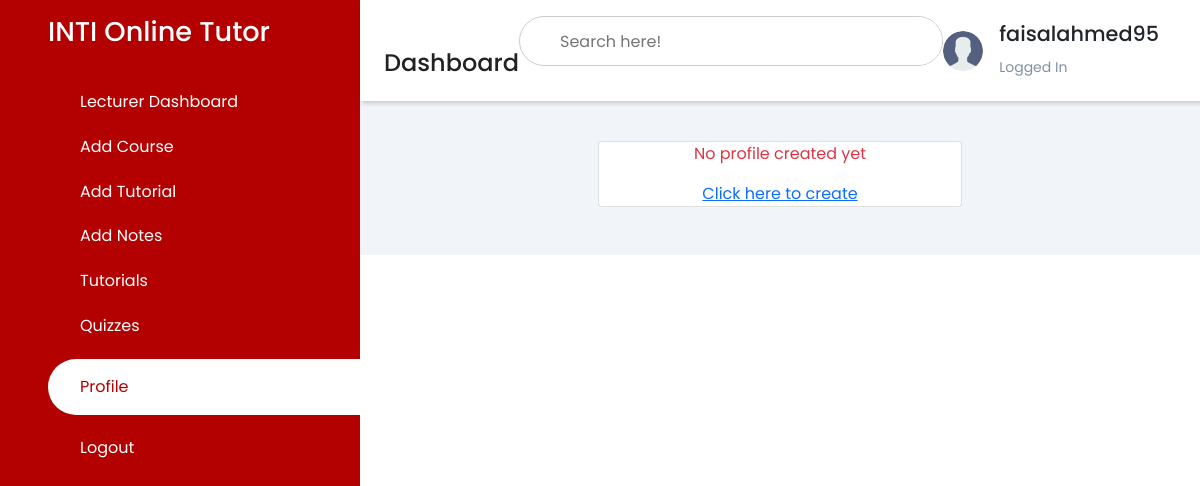
The page /lecturer_profile/ (signed in) on the database as committed earlier.
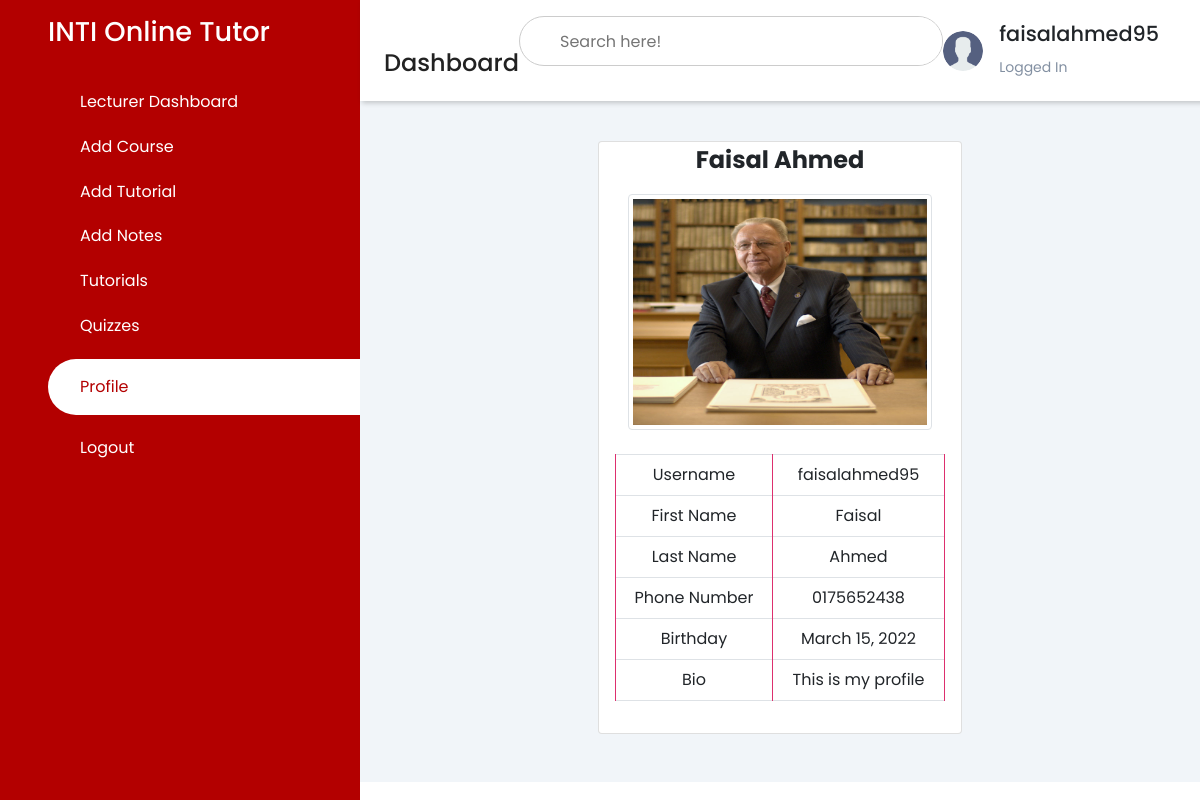
The same page on the database as committed later.
### pages/models.py (models this page shows, shortened)
class User(AbstractUser):
    is_student = models.BooleanField(default=False)
    is_lecturer = models.BooleanField(default=False)
    is_admin = models.BooleanField(default=False)

class Profile(models.Model):
    user = models.OneToOneField(User, on_delete=models.CASCADE)
    profile_pic = models.ImageField(upload_to='', default='no-img.jpg', blank=True)
    first_name = models.CharField(max_length=255, default='')
    last_name = models.CharField(max_length=255, default='')
    email = models.EmailField(default='none@email.com')
    contact = models.CharField(max_length=255, blank=True, null=True)
    dob = models.DateField(default='24-06-1997')
    bio = models.TextField(default='')

### pages/views.py (the view)
# urls.py: path('lecturer_profile/', lecturer_user_profile, name="lecturer_profile"),
def lecturer_user_profile(request):
    current_user = request.user
    user_id = current_user.id
    users = Profile.objects.filter(user_id=user_id)
    users = {'users': users}
    return render(request, 'dashboard/lecturer/view_profile.html', users)

### templates/dashboard/lecturer/view_profile.html (shortened to what this page needs)
<!DOCTYPE html>
<html lang="en">
<head>
    {% load static %}
    <link rel="stylesheet" href="https://maxst.icons8.com/vue-static/landings/line-awesome/line-awesome/1.3.0/css/line-awesome.min.css">
    <link rel="stylesheet" href="https://maxst.icons8.com/vue-static/landings/line-awesome/font-awesome-line-awesome/css/all.min.css">
    <link href="https://cdn.jsdelivr.net/npm/bootstrap@5.1.3/dist/css/bootstrap.min.css" rel="stylesheet">
    <link rel="stylesheet" href="{% static 'css/style.css' %}">
</head>
<body>
    <div class="sidebar">
        <div class="sidebar-brand">
            <h2>INTI Online Tutor</h2>
        </div>
        <div class="sidebar-menu">
            <ul>
                <li>
                    <a href="{% url 'lecturer_dashboard' %}"><span class="las la-home"></span>
                    <span>Lecturer Dashboard</span></a>
                </li>
                <li>
                    <a href="{% url 'add_course' %}"><span class="las la-plus"></span>
                    <span>Add Course</span></a>
                </li>
                <li>
                    <a href="{% url 'add_tutorial' %}"><span class="las la-plus"></span>
                    <span>Add Tutorial</span></a>
                </li>
                <li>
                    <a href="{% url 'add_notes' %}"><span class="las la-plus"></span>
                    <span>Add Notes</span></a>
                </li>
                <li>
                    <a href="{% url 'list_tutorial' %}"><span class="las la-book"></span>
                    <span>Tutorials</span></a>
                </li>
                <li>
                    <a href="{% url 'list_quiz' %}"><span class="las la-certificate"></span>
                    <span>Quizzes</span></a>
                </li>
                <li>
                    <a href="{% url 'lecturer_profile' %}" class="active"><span class="las la-fingerprint"></span>
                    <span>Profile</span></a>
                </li>
                <li>
                    <a href="{% url 'logout' %}"><span class="las la-key"></span>
                    <span>Logout</span></a>
                </li>
            </ul>
        </div>
    </div>
    <div class="main-content">
        <header>
            <div class="header-title">
                <h2>
                    <label for="">
                    <span class="las la-bars"></span>
                </label>
                    Dashboard
                </h2>
            </div>
            <div class="search-wrapper">
                <input type="search" placeholder="Search here!" />
            </div>
            <div class="user-wrapper">
                <img src="{% static 'images/user.png' %}" width="40px" height="40px" alt="">
                <div>
                    <h4>{{user.username}}</h4>
                    <small>Logged In</small>
                </div>
            </div>
        </header>
        <main>
            <div class="container-fluid">
                <div class="row">
                <div class="col-sm-3">
                </div>
                <div class="col-sm-6" style="padding-top: 20px">
                      <div class="card mb-3">
                               {% if users %}
                               {% for user in users %}
                          <center><strong>
                              <div style="font-size: 1.5rem;">
                          <a>{{ user.first_name }}  {{ user.last_name }}</a></div>
                            </strong></center>
                                <div class="card-body">
                                     {% if user.profile_pic %}
                                        <center><img src="{{ user.profile_pic.url }}" class="img-thumbnail" alt="{{ user.user.username }}" style="height: 236px; width: 304px"></center><br>
                                    {% else %}
                                                    <span class="text-muted">No Profile Picture for {{ user.user.username }}</span>
                                    {% endif %}
                                        <table class="table table-bordered">
                                            <tbody>
                                                <tr>
                                                    <td>Username</td>
                                                    <td>{{ user.user.username }}</td>
                                                </tr>
                                                <tr>
                                                    <td>First Name</td>
                                                    <td>{{ user.first_name }}</td>
                                                </tr>
                                                <tr>
                                                    <td>Last Name</td>
                                                    <td>{{ user.last_name }}</td>
                                                </tr>
                                                <tr>
                                                    <td>Phone Number</td>
                                                    <td>{{ user.contact }}</td>
                                                </tr>
                                                <tr>
                                                    <td>Birthday</td>
                                                    <td>{{ user.dob }}</td>
                                                </tr>
                                                <tr>
                                                    <td>Bio</td>
                                                    <td>{{ user.bio }}</td>
                                                </tr>
                                            </tbody>
                                        </table>
                        </div>
                      </div>
                                      </div>
                                    </div>
                                  </div>
                </div>
                 {% endfor %}
                 {% else %}
                 <center><span><p class="text-danger">No profile created yet</p></span></center>
                 <center><a href="{% url 'lecturer_create_profile' %}">Click here to create</center>
                 {% endif %}
        </main>
    </div>
</body>
</html>

### static/css/style.css (style rules this page uses)
:root { --main-color: #b30000; --color-dark: #1D2231; --text-grey: #8390A2 }
* { padding: 0; margin: 0; box-sizing: border-box; list-style-type: none; text-decoration: none; font-family: 'Poppins', sans-serif; }
.sidebar { width: 360px; position: fixed; left: 0; top: 0; height: 100%; background: var(--main-color); z-index: 100; }
.sidebar-brand { height: 90px; padding: 1rem 0rem 1rem 2rem; color: #fff; }
.sidebar-brand h2 { font-size: 1.7rem; }
.sidebar-menu li { width: 100%; margin-bottom: 1.3rem; padding-left: 1rem; }
.sidebar-menu a { padding-left: 1rem; display: block; color: #fff; font-size: 1rem; text-decoration: none; }
.sidebar-menu a.active { background: #fff; padding-top: 1rem; padding-bottom: 1rem; color: var(--main-color); border-radius: 30px 0px 0px 30px; }
.sidebar-menu a span:first-child { font-size: 1rem; padding-right: 1rem; }
.main-content { margin-left: 360px; }
header { display: flex; justify-content: space-between; padding: 1rem 1.5rem; box-shadow: 2px 2px 5px rgba(0,0,0,0.2); position: fixed; left: 360px; width: calc(100% - 345px); top: 0; z-index: 100; background-color: white; }
header h2 { color: #222; font-size: 1.5rem; }
header label span { font-size: 1.7rem; padding-right: 1rem; }
.search-wrapper { border: 1px solid #ccc; border-radius: 30px; height: 50px; width: 500px; display: flex; align-items: center; overflow-x: hidden; }
.search-wrapper input { height: 100%; width: 100%; padding: .5rem; border: none; outline: none; }
.user-wrapper { display: flex; align-items: center; margin-right: 2rem; }
.user-wrapper h4 { font-size: 1.3rem; }
.user-wrapper img { border-radius: 50%; margin-right: 1rem; }
.user-wrapper small { display: inline-block; color: var(--text-grey); margin-top: 1px; }
main { margin-top:89px; padding: 2rem; background: #f1f5f9; min-height: calc(100vh -90px); }
td { text-align: center; border: 1px solid rgb(221,47,110); height: 2.5rem; margin: auto; }

Rows that differ between the two databases and show on the page:
added Profile: first_name "Faisal", last_name "Ahmed", profile_pic (picture), user.username "faisalahmed95", contact "0175652438", dob "March 15, 2022", bio "This is my profile"
Other text that changed with them:
text no longer shown: "No profile created yet Click here to create"
